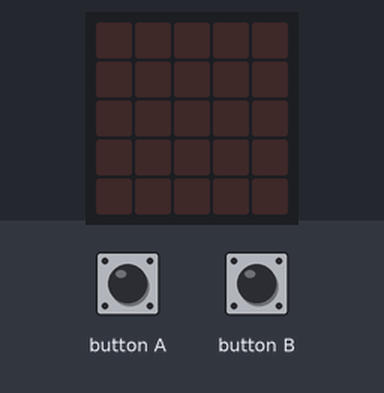
Bench run of a program on a simulated BBC micro:bit running MicroPython. On the bench: the board's 5×5 LED display. The inputs (shaded band) are chosen by the test bench.

Above: at 1.2 s.
1.3 s: button A pressed for 0.15 s
At 2.4 s:
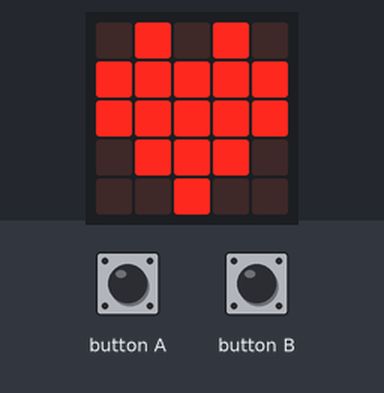
2.9 s: button B pressed for 0.15 s
At 3.6 s:
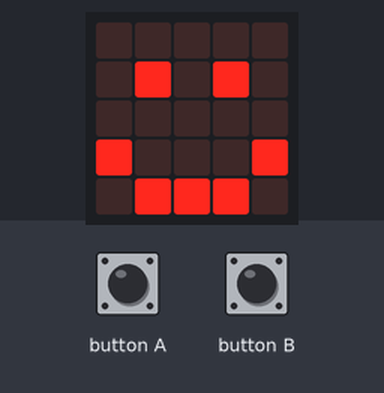
4.5 s: button A pressed for 1 s
At 4.8 s:
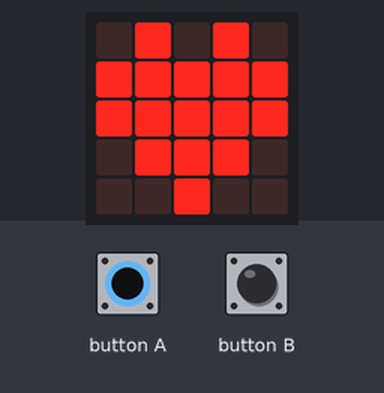
7.0 s: button B pressed for 1 s
At 7.9 s:
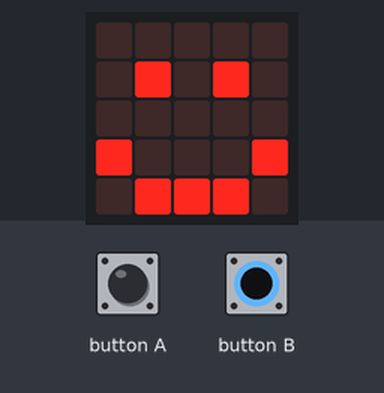
Timing chart, 0 to 10.0 s (numbered marks = the images above; inputs shaded):
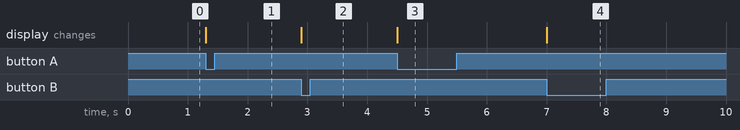

Measured:
- after the input at 1.3 s, the display: changes at once (image 1)
- after the input at 2.9 s, the display: changes at once (image 2)
- after the input at 4.5 s, the display: changes at once (image 3)
- after the input at 7.0 s, the display: changes at once (image 4)

The program:

1.3_button_draw.py
```python
"""
Pressing Draw

Drawing when you press a button
"""

# Basic library for interact with Micro:bit device
from microbit import *


# Run forever
while True:
    # Get True if the button A is pressed
    if button_a.is_pressed():
        # Draw a heart
        display.show(Image.HEART)
    # Get True if the button B is pressed
    elif button_b.is_pressed():
        # Draw a happy face
        display.show(Image.HAPPY)
```
